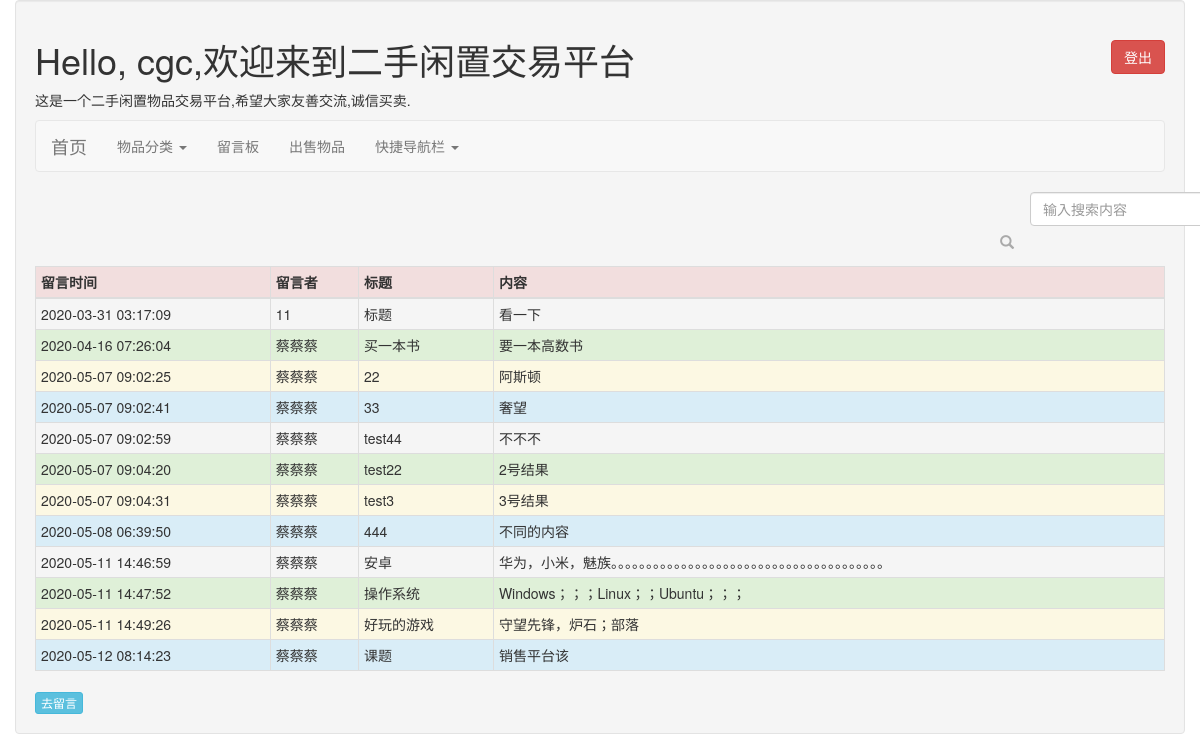
The page /homepage/message_board/ (signed in) on the database its author committed.
### homepage/models.py (models this page shows, shortened)
class Message(models.Model):
    username=models.CharField(max_length=256)
    title=models.CharField(max_length=512)
    content=models.TextField(max_length=256)
    publish=models.DateTimeField()
    class Meta:
        verbose_name = "留言板"
        verbose_name_plural = "留言板"

### homepage/views.py (the view)
# urls.py: path('message_board/' , views.message_board , name = 'message_board'),
def message_board(request):
    messages = models.Message.objects.all()    #将数据库里的留言信息表示在留言板上
    return render(request, 'homepage/message_board.html', {'messages' : messages})

### templates/homepage/message_board.html (shortened to what this page needs)
<!DOCTYPE html>
<html lang="en">
<head>
</head>
<body>
{% extends "base.html" %}
{% block content %}
    <table class="table table-striped table-bordered table-hover table-condensed">
            <thead>
                <tr class="danger">
                    <th>留言时间</th>
                    <th>留言者</th>
                    <th>标题</th>
                    <th>内容</th>
                </tr>
            </thead>
            <tbody>
                {% if messages %}
                    {% for message in messages %}
                        <tr class="{% cycle 'active' 'success' 'warning' 'info' %}">
                            <td>{{ message.publish|date:'Y-m-d H:i:s' }}</td>
                            <td>{{ message.username }}</td>
                            <td>{{ message.title }}</td>
                            <td>{{ message.content }}</td>
                        </tr>
                    {% endfor %}
                {% else %}
                    <tr>
                        <td colspan="4">无数据</td>
                    </tr>
                {% endif %}
            </tbody>
        </table>
        <a class="btn btn-xs btn-info" href="{% url 'homepage:create' %}">去留言</a>
{% endblock %}

### rows shown on the page
Message: publish "2020-03-31 03:17:09", username "11", title "标题", content "看一下"
Message: publish "2020-04-16 07:26:04", username "蔡蔡蔡", title "买一本书", content "要一本高数书"
Message: publish "2020-05-07 09:02:25", username "蔡蔡蔡", title "22", content "阿斯顿"
Message: publish "2020-05-07 09:02:41", username "蔡蔡蔡", title "33", content "奢望"
Message: publish "2020-05-07 09:02:59", username "蔡蔡蔡", title "test44", content "不不不"
Message: publish "2020-05-07 09:04:20", username "蔡蔡蔡", title "test22", content "2号结果"
Message: publish "2020-05-07 09:04:31", username "蔡蔡蔡", title "test3", content "3号结果"
Message: publish "2020-05-08 06:39:50", username "蔡蔡蔡", title "444", content "不同的内容"
Message: publish "2020-05-11 14:46:59", username "蔡蔡蔡", title "安卓", content "华为，小米，魅族。。。。。。。。。。。。。。。。。。。。。。。。。。。。。。。。。。。。。。。"
Message: publish "2020-05-11 14:47:52", username "蔡蔡蔡", title "操作系统", content "Windows；；；Linux；；Ubuntu；；；"
Message: publish "2020-05-11 14:49:26", username "蔡蔡蔡", title "好玩的游戏", content "守望先锋，炉石；部落"
Message: publish "2020-05-12 08:14:23", username "蔡蔡蔡", title "课题", content "销售平台该"

### other values the page prints
{{ request.session.user_name }} "cgc"
